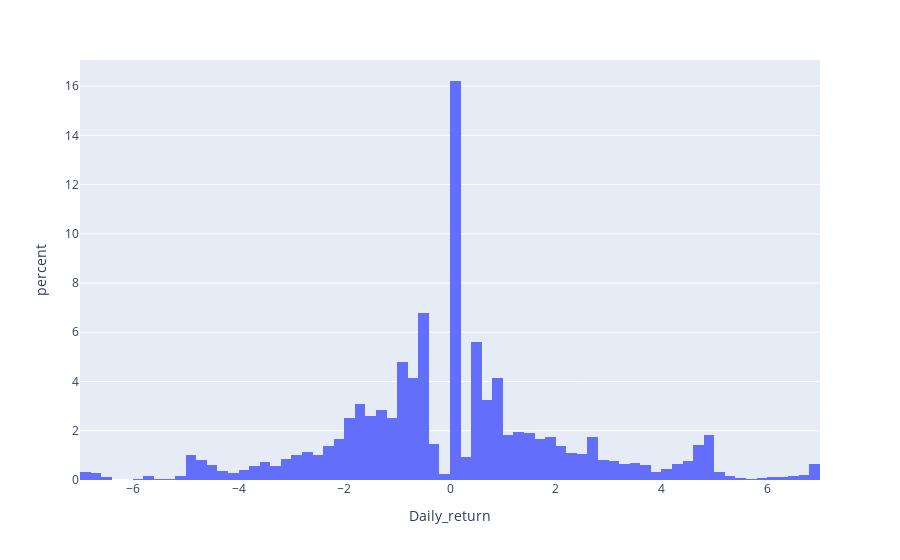

The code cell stored with this chart in its notebook:
### Code cell
fig = go.Figure()
px.histogram(df, x="Daily_return",histnorm='percent')
#ff.create_distplot(df, group_labels)

### Figure 1 — Plotly figure (JSON) as saved in the notebook; plotly's stock layout.template omitted (floating-point values rounded to 4 significant figures; data arrays with more than 128 entries replaced by an {"elided": "..."} marker saying what was removed)
{"data": [{"alignmentgroup": "True", "bingroup": "x", "histnorm": "percent", "hovertemplate": "Daily_return=%{x}<br>percent=%{y}<extra></extra>", "legendgroup": "", "marker": {"color": "#636efa", "pattern": {"shape": ""}}, "name": "", "offsetgroup": "", "orientation": "v", "showlegend": false, "type": "histogram", "x": {"elided": "3912 float values"}, "xaxis": "x", "yaxis": "y"}], "layout": {"barmode": "relative", "legend": {"tracegroupgap": 0}, "margin": {"t": 60}, "xaxis": {"anchor": "y", "domain": [0, 1], "title": {"text": "Daily_return"}}, "yaxis": {"anchor": "x", "domain": [0, 1], "title": {"text": "percent"}}}}
